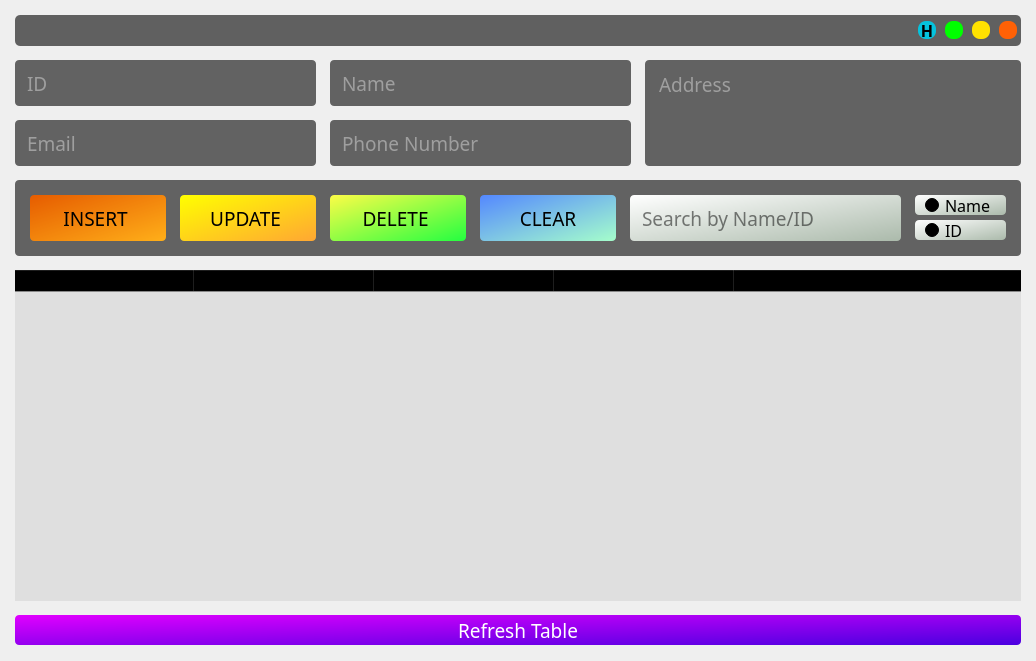
<?xml version="1.0" encoding="UTF-8"?>
<ui version="4.0">
 <class>MainWindow</class>
 <widget class="QMainWindow" name="MainWindow">
  <property name="geometry">
   <rect>
    <x>0</x>
    <y>0</y>
    <width>1036</width>
    <height>661</height>
   </rect>
  </property>
  <property name="windowTitle">
   <string>MainWindow</string>
  </property>
  <widget class="QWidget" name="centralwidget">
   <widget class="QLabel" name="background">
    <property name="geometry">
     <rect>
      <x>0</x>
      <y>0</y>
      <width>1036</width>
      <height>661</height>
     </rect>
    </property>
    <property name="styleSheet">
     <string notr="true"/>
    </property>
    <property name="inputMethodHints">
     <set>Qt::ImhNone</set>
    </property>
    <property name="text">
     <string/>
    </property>
    <property name="pixmap">
     <pixmap>PVS/Background.jpg</pixmap>
    </property>
    <property name="scaledContents">
     <bool>true</bool>
    </property>
   </widget>
   <widget class="QLabel" name="BackgroundBehind_2">
    <property name="enabled">
     <bool>true</bool>
    </property>
    <property name="geometry">
     <rect>
      <x>15</x>
      <y>15</y>
      <width>1006</width>
      <height>31</height>
     </rect>
    </property>
    <property name="sizePolicy">
     <sizepolicy hsizetype="Preferred" vsizetype="Preferred">
      <horstretch>0</horstretch>
      <verstretch>0</verstretch>
     </sizepolicy>
    </property>
    <property name="font">
     <font>
      <kerning>true</kerning>
     </font>
    </property>
    <property name="toolTipDuration">
     <number>0</number>
    </property>
    <property name="autoFillBackground">
     <bool>false</bool>
    </property>
    <property name="styleSheet">
     <string notr="true">background: rgba(35, 35, 35, 0.7);
border-radius:5px;
</string>
    </property>
    <property name="inputMethodHints">
     <set>Qt::ImhNoPredictiveText</set>
    </property>
    <property name="text">
     <string/>
    </property>
    <property name="alignment">
     <set>Qt::AlignCenter</set>
    </property>
    <property name="margin">
     <number>0</number>
    </property>
   </widget>
   <widget class="QWidget" name="layoutWidget">
    <property name="geometry">
     <rect>
      <x>915</x>
      <y>15</y>
      <width>106</width>
      <height>31</height>
     </rect>
    </property>
    <layout class="QHBoxLayout" name="horizontalLayout">
     <item>
      <widget class="QPushButton" name="help_btn">
       <property name="minimumSize">
        <size>
         <width>18</width>
         <height>18</height>
        </size>
       </property>
       <property name="maximumSize">
        <size>
         <width>18</width>
         <height>18</height>
        </size>
       </property>
       <property name="font">
        <font>
         <family>JetBrains Mono</family>
         <pointsize>12</pointsize>
         <weight>75</weight>
         <bold>true</bold>
        </font>
       </property>
       <property name="cursor">
        <cursorShape>PointingHandCursor</cursorShape>
       </property>
       <property name="styleSheet">
        <string notr="true">background-color: rgb(5,195,221);
border-radius:8px;</string>
       </property>
       <property name="text">
        <string>H</string>
       </property>
      </widget>
     </item>
     <item>
      <widget class="QPushButton" name="pushButtonMinimize">
       <property name="minimumSize">
        <size>
         <width>18</width>
         <height>18</height>
        </size>
       </property>
       <property name="maximumSize">
        <size>
         <width>18</width>
         <height>18</height>
        </size>
       </property>
       <property name="cursor">
        <cursorShape>PointingHandCursor</cursorShape>
       </property>
       <property name="styleSheet">
        <string notr="true">background-color: rgb(0, 255, 0);
border-radius:8px;</string>
       </property>
       <property name="text">
        <string/>
       </property>
      </widget>
     </item>
     <item>
      <widget class="QPushButton" name="pushButtonMaximiz">
       <property name="minimumSize">
        <size>
         <width>18</width>
         <height>18</height>
        </size>
       </property>
       <property name="maximumSize">
        <size>
         <width>18</width>
         <height>18</height>
        </size>
       </property>
       <property name="cursor">
        <cursorShape>PointingHandCursor</cursorShape>
       </property>
       <property name="styleSheet">
        <string notr="true">background-color: rgb(255, 226, 0);
border-radius:8px;</string>
       </property>
       <property name="text">
        <string/>
       </property>
      </widget>
     </item>
     <item>
      <widget class="QPushButton" name="pushButtonExit">
       <property name="minimumSize">
        <size>
         <width>18</width>
         <height>18</height>
        </size>
       </property>
       <property name="maximumSize">
        <size>
         <width>18</width>
         <height>18</height>
        </size>
       </property>
       <property name="cursor">
        <cursorShape>PointingHandCursor</cursorShape>
       </property>
       <property name="styleSheet">
        <string notr="true">background-color:rgb(255, 97, 6);
border-radius:8px;</string>
       </property>
       <property name="text">
        <string/>
       </property>
      </widget>
     </item>
    </layout>
   </widget>
   <widget class="QLineEdit" name="name">
    <property name="geometry">
     <rect>
      <x>330</x>
      <y>60</y>
      <width>301</width>
      <height>46</height>
     </rect>
    </property>
    <property name="font">
     <font>
      <family>JetBrains Mono</family>
      <pointsize>14</pointsize>
      <weight>50</weight>
      <italic>false</italic>
      <bold>false</bold>
      <underline>false</underline>
      <kerning>true</kerning>
     </font>
    </property>
    <property name="autoFillBackground">
     <bool>false</bool>
    </property>
    <property name="styleSheet">
     <string notr="true">background: rgba(0, 0, 0,150);
color : rgba(220, 220,220);
padding-left: 10;
border-radius:4px;
</string>
    </property>
    <property name="text">
     <string/>
    </property>
    <property name="cursorPosition">
     <number>0</number>
    </property>
    <property name="alignment">
     <set>Qt::AlignLeading|Qt::AlignLeft|Qt::AlignVCenter</set>
    </property>
    <property name="placeholderText">
     <string>Name</string>
    </property>
    <property name="clearButtonEnabled">
     <bool>false</bool>
    </property>
   </widget>
   <widget class="QLineEdit" name="email">
    <property name="geometry">
     <rect>
      <x>15</x>
      <y>120</y>
      <width>301</width>
      <height>46</height>
     </rect>
    </property>
    <property name="font">
     <font>
      <family>JetBrains Mono</family>
      <pointsize>14</pointsize>
      <weight>50</weight>
      <italic>false</italic>
      <bold>false</bold>
      <underline>false</underline>
      <kerning>true</kerning>
     </font>
    </property>
    <property name="autoFillBackground">
     <bool>false</bool>
    </property>
    <property name="styleSheet">
     <string notr="true">background: rgba(0, 0, 0,150);
color : rgba(220, 220,220);
padding-left: 10;
border-radius:4px;
</string>
    </property>
    <property name="text">
     <string/>
    </property>
    <property name="cursorPosition">
     <number>0</number>
    </property>
    <property name="alignment">
     <set>Qt::AlignLeading|Qt::AlignLeft|Qt::AlignVCenter</set>
    </property>
    <property name="placeholderText">
     <string>Email</string>
    </property>
    <property name="clearButtonEnabled">
     <bool>false</bool>
    </property>
   </widget>
   <widget class="QTableWidget" name="tableWidget">
    <property name="enabled">
     <bool>true</bool>
    </property>
    <property name="geometry">
     <rect>
      <x>15</x>
      <y>270</y>
      <width>1006</width>
      <height>331</height>
     </rect>
    </property>
    <property name="font">
     <font>
      <family>JetBrains Mono</family>
      <pointsize>10</pointsize>
      <weight>75</weight>
      <bold>true</bold>
     </font>
    </property>
    <property name="acceptDrops">
     <bool>false</bool>
    </property>
    <property name="layoutDirection">
     <enum>Qt::LeftToRight</enum>
    </property>
    <property name="autoFillBackground">
     <bool>false</bool>
    </property>
    <property name="styleSheet">
     <string notr="true">background: rgba(220, 220, 220,220);
gridline-color: rgb(255, 255, 255);</string>
    </property>
    <property name="inputMethodHints">
     <set>Qt::ImhNone</set>
    </property>
    <property name="frameShape">
     <enum>QFrame::NoFrame</enum>
    </property>
    <property name="frameShadow">
     <enum>QFrame::Plain</enum>
    </property>
    <property name="lineWidth">
     <number>2</number>
    </property>
    <property name="midLineWidth">
     <number>0</number>
    </property>
    <property name="verticalScrollBarPolicy">
     <enum>Qt::ScrollBarAsNeeded</enum>
    </property>
    <property name="horizontalScrollBarPolicy">
     <enum>Qt::ScrollBarAsNeeded</enum>
    </property>
    <property name="sizeAdjustPolicy">
     <enum>QAbstractScrollArea::AdjustToContentsOnFirstShow</enum>
    </property>
    <property name="autoScroll">
     <bool>true</bool>
    </property>
    <property name="autoScrollMargin">
     <number>16</number>
    </property>
    <property name="editTriggers">
     <set>QAbstractItemView::AnyKeyPressed|QAbstractItemView::DoubleClicked|QAbstractItemView::EditKeyPressed</set>
    </property>
    <property name="dragEnabled">
     <bool>true</bool>
    </property>
    <property name="dragDropOverwriteMode">
     <bool>true</bool>
    </property>
    <property name="dragDropMode">
     <enum>QAbstractItemView::NoDragDrop</enum>
    </property>
    <property name="alternatingRowColors">
     <bool>false</bool>
    </property>
    <property name="selectionBehavior">
     <enum>QAbstractItemView::SelectColumns</enum>
    </property>
    <property name="iconSize">
     <size>
      <width>0</width>
      <height>0</height>
     </size>
    </property>
    <property name="textElideMode">
     <enum>Qt::ElideRight</enum>
    </property>
    <property name="showGrid">
     <bool>true</bool>
    </property>
    <property name="sortingEnabled">
     <bool>false</bool>
    </property>
    <property name="wordWrap">
     <bool>true</bool>
    </property>
    <property name="cornerButtonEnabled">
     <bool>true</bool>
    </property>
    <property name="rowCount">
     <number>0</number>
    </property>
    <property name="columnCount">
     <number>5</number>
    </property>
    <attribute name="horizontalHeaderVisible">
     <bool>true</bool>
    </attribute>
    <attribute name="horizontalHeaderCascadingSectionResizes">
     <bool>false</bool>
    </attribute>
    <attribute name="horizontalHeaderDefaultSectionSize">
     <number>180</number>
    </attribute>
    <attribute name="horizontalHeaderHighlightSections">
     <bool>true</bool>
    </attribute>
    <attribute name="horizontalHeaderMinimumSectionSize">
     <number>0</number>
    </attribute>
    <attribute name="horizontalHeaderShowSortIndicator" stdset="0">
     <bool>false</bool>
    </attribute>
    <attribute name="horizontalHeaderStretchLastSection">
     <bool>true</bool>
    </attribute>
    <attribute name="verticalHeaderVisible">
     <bool>true</bool>
    </attribute>
    <attribute name="verticalHeaderCascadingSectionResizes">
     <bool>false</bool>
    </attribute>
    <attribute name="verticalHeaderDefaultSectionSize">
     <number>80</number>
    </attribute>
    <attribute name="verticalHeaderHighlightSections">
     <bool>false</bool>
    </attribute>
    <attribute name="verticalHeaderMinimumSectionSize">
     <number>0</number>
    </attribute>
    <attribute name="verticalHeaderShowSortIndicator" stdset="0">
     <bool>false</bool>
    </attribute>
    <attribute name="verticalHeaderStretchLastSection">
     <bool>false</bool>
    </attribute>
    <column>
     <property name="text">
      <string>ID</string>
     </property>
    </column>
    <column>
     <property name="text">
      <string>Name</string>
     </property>
    </column>
    <column>
     <property name="text">
      <string>Email</string>
     </property>
    </column>
    <column>
     <property name="text">
      <string>Phone Number</string>
     </property>
    </column>
    <column>
     <property name="text">
      <string>Address</string>
     </property>
    </column>
   </widget>
   <widget class="QLineEdit" name="phone">
    <property name="geometry">
     <rect>
      <x>330</x>
      <y>120</y>
      <width>301</width>
      <height>46</height>
     </rect>
    </property>
    <property name="font">
     <font>
      <family>JetBrains Mono</family>
      <pointsize>14</pointsize>
      <weight>50</weight>
      <italic>false</italic>
      <bold>false</bold>
      <underline>false</underline>
      <kerning>true</kerning>
     </font>
    </property>
    <property name="autoFillBackground">
     <bool>false</bool>
    </property>
    <property name="styleSheet">
     <string notr="true">background: rgba(0, 0, 0,150);
color : rgba(220, 220,220);
padding-left: 10;
border-radius:4px;
</string>
    </property>
    <property name="text">
     <string/>
    </property>
    <property name="cursorPosition">
     <number>0</number>
    </property>
    <property name="alignment">
     <set>Qt::AlignLeading|Qt::AlignLeft|Qt::AlignVCenter</set>
    </property>
    <property name="placeholderText">
     <string>Phone Number</string>
    </property>
    <property name="clearButtonEnabled">
     <bool>false</bool>
    </property>
   </widget>
   <widget class="QLineEdit" name="ID">
    <property name="geometry">
     <rect>
      <x>15</x>
      <y>60</y>
      <width>301</width>
      <height>46</height>
     </rect>
    </property>
    <property name="font">
     <font>
      <family>JetBrains Mono</family>
      <pointsize>14</pointsize>
      <weight>50</weight>
      <italic>false</italic>
      <bold>false</bold>
      <underline>false</underline>
      <kerning>true</kerning>
     </font>
    </property>
    <property name="autoFillBackground">
     <bool>false</bool>
    </property>
    <property name="styleSheet">
     <string notr="true">background: rgba(0, 0, 0,150);
color : rgba(220, 220,220);
padding-left: 10;
border-radius:4px;
</string>
    </property>
    <property name="text">
     <string/>
    </property>
    <property name="cursorPosition">
     <number>0</number>
    </property>
    <property name="alignment">
     <set>Qt::AlignLeading|Qt::AlignLeft|Qt::AlignVCenter</set>
    </property>
    <property name="placeholderText">
     <string>ID</string>
    </property>
    <property name="clearButtonEnabled">
     <bool>false</bool>
    </property>
   </widget>
   <widget class="QPushButton" name="insert">
    <property name="geometry">
     <rect>
      <x>30</x>
      <y>195</y>
      <width>136</width>
      <height>46</height>
     </rect>
    </property>
    <property name="sizePolicy">
     <sizepolicy hsizetype="Expanding" vsizetype="Expanding">
      <horstretch>0</horstretch>
      <verstretch>0</verstretch>
     </sizepolicy>
    </property>
    <property name="font">
     <font>
      <family>JetBrains Mono</family>
      <pointsize>14</pointsize>
      <weight>50</weight>
      <bold>false</bold>
     </font>
    </property>
    <property name="cursor">
     <cursorShape>PointingHandCursor</cursorShape>
    </property>
    <property name="styleSheet">
     <string notr="true">background-color: qlineargradient(spread:pad, x1:0, y1:0, x2:1, y2:1, stop:0#e65c00, stop:1 #ffaf19);
color : rgba(0, 0,0);
border-radius:4px;

</string>
    </property>
    <property name="text">
     <string>INSERT </string>
    </property>
   </widget>
   <widget class="QPushButton" name="deletee">
    <property name="geometry">
     <rect>
      <x>330</x>
      <y>195</y>
      <width>136</width>
      <height>46</height>
     </rect>
    </property>
    <property name="sizePolicy">
     <sizepolicy hsizetype="Expanding" vsizetype="Expanding">
      <horstretch>0</horstretch>
      <verstretch>0</verstretch>
     </sizepolicy>
    </property>
    <property name="font">
     <font>
      <family>JetBrains Mono</family>
      <pointsize>14</pointsize>
      <weight>50</weight>
      <bold>false</bold>
     </font>
    </property>
    <property name="cursor">
     <cursorShape>PointingHandCursor</cursorShape>
    </property>
    <property name="styleSheet">
     <string notr="true">background-color: qlineargradient(spread:pad, x1:0, y1:0, x2:1, y2:1, stop:0#fdfc47, stop:1 #24fe41);
color : rgba(0, 0,0);
border-radius:4px;

</string>
    </property>
    <property name="text">
     <string>DELETE </string>
    </property>
   </widget>
   <widget class="QPushButton" name="update">
    <property name="geometry">
     <rect>
      <x>180</x>
      <y>195</y>
      <width>136</width>
      <height>46</height>
     </rect>
    </property>
    <property name="sizePolicy">
     <sizepolicy hsizetype="Expanding" vsizetype="Expanding">
      <horstretch>0</horstretch>
      <verstretch>0</verstretch>
     </sizepolicy>
    </property>
    <property name="font">
     <font>
      <family>JetBrains Mono</family>
      <pointsize>14</pointsize>
      <weight>50</weight>
      <bold>false</bold>
     </font>
    </property>
    <property name="cursor">
     <cursorShape>PointingHandCursor</cursorShape>
    </property>
    <property name="styleSheet">
     <string notr="true">background-color: qlineargradient(spread:pad, x1:0, y1:0, x2:1, y2:1, stop:0#ffff00, stop:1 #ffa733);
color : rgba(0, 0,0);
border-radius:4px;

</string>
    </property>
    <property name="text">
     <string>UPDATE </string>
    </property>
   </widget>
   <widget class="QLineEdit" name="search">
    <property name="geometry">
     <rect>
      <x>630</x>
      <y>195</y>
      <width>271</width>
      <height>46</height>
     </rect>
    </property>
    <property name="font">
     <font>
      <family>JetBrains Mono</family>
      <pointsize>14</pointsize>
      <weight>50</weight>
      <italic>false</italic>
      <bold>false</bold>
      <underline>false</underline>
      <kerning>true</kerning>
     </font>
    </property>
    <property name="autoFillBackground">
     <bool>false</bool>
    </property>
    <property name="styleSheet">
     <string notr="true">background-color: qlineargradient(spread:pad, x1:0, y1:0, x2:1, y2:1, stop:0#ffffff, stop:1 #abbaab);

color : rgba(0, 0,0);
padding-left: 10;
border-radius:4px;



</string>
    </property>
    <property name="text">
     <string/>
    </property>
    <property name="cursorPosition">
     <number>0</number>
    </property>
    <property name="alignment">
     <set>Qt::AlignLeading|Qt::AlignLeft|Qt::AlignVCenter</set>
    </property>
    <property name="placeholderText">
     <string>Search by Name/ID</string>
    </property>
    <property name="clearButtonEnabled">
     <bool>false</bool>
    </property>
   </widget>
   <widget class="QPushButton" name="clear">
    <property name="geometry">
     <rect>
      <x>480</x>
      <y>195</y>
      <width>136</width>
      <height>46</height>
     </rect>
    </property>
    <property name="sizePolicy">
     <sizepolicy hsizetype="Expanding" vsizetype="Expanding">
      <horstretch>0</horstretch>
      <verstretch>0</verstretch>
     </sizepolicy>
    </property>
    <property name="font">
     <font>
      <family>JetBrains Mono</family>
      <pointsize>14</pointsize>
      <weight>50</weight>
      <bold>false</bold>
     </font>
    </property>
    <property name="cursor">
     <cursorShape>PointingHandCursor</cursorShape>
    </property>
    <property name="styleSheet">
     <string notr="true">background-color: qlineargradient(spread:pad, x1:0, y1:0, x2:1, y2:1,stop:0 #5488ff,stop:1 #a5fecb);
color : rgba(0, 0,0);
border-radius:4px;

</string>
    </property>
    <property name="text">
     <string>CLEAR</string>
    </property>
   </widget>
   <widget class="QLabel" name="line_2">
    <property name="geometry">
     <rect>
      <x>15</x>
      <y>180</y>
      <width>1006</width>
      <height>76</height>
     </rect>
    </property>
    <property name="font">
     <font>
      <family>JetBrains Mono</family>
      <pointsize>14</pointsize>
     </font>
    </property>
    <property name="styleSheet">
     <string notr="true">background: rgba(0, 0, 0,150);
color : rgba(220, 220,220);
border-radius:4px;


</string>
    </property>
    <property name="text">
     <string/>
    </property>
    <property name="textFormat">
     <enum>Qt::AutoText</enum>
    </property>
    <property name="alignment">
     <set>Qt::AlignCenter</set>
    </property>
   </widget>
   <widget class="QRadioButton" name="searchbyname">
    <property name="geometry">
     <rect>
      <x>915</x>
      <y>195</y>
      <width>91</width>
      <height>20</height>
     </rect>
    </property>
    <property name="font">
     <font>
      <family>JetBrains Mono</family>
      <pointsize>12</pointsize>
      <weight>50</weight>
      <bold>false</bold>
     </font>
    </property>
    <property name="styleSheet">
     <string notr="true">background-color: qlineargradient(spread:pad, x1:0, y1:0, x2:1, y2:1, stop:0#ffffff, stop:1 #abbaab);

color : rgba(0, 0,0);
padding-left: 10;
border-radius:4px;



</string>
    </property>
    <property name="text">
     <string>Name</string>
    </property>
    <property name="checked">
     <bool>true</bool>
    </property>
    <attribute name="buttonGroup">
     <string notr="true">buttonGroup</string>
    </attribute>
   </widget>
   <widget class="QRadioButton" name="searchbyid">
    <property name="geometry">
     <rect>
      <x>915</x>
      <y>220</y>
      <width>91</width>
      <height>20</height>
     </rect>
    </property>
    <property name="font">
     <font>
      <family>JetBrains Mono</family>
      <pointsize>12</pointsize>
      <weight>50</weight>
      <bold>false</bold>
     </font>
    </property>
    <property name="styleSheet">
     <string notr="true">background-color: qlineargradient(spread:pad, x1:0, y1:0, x2:1, y2:1, stop:0#ffffff, stop:1 #abbaab);

color : rgba(0, 0,0);
padding-left: 10;
border-radius:4px;



</string>
    </property>
    <property name="text">
     <string>ID</string>
    </property>
    <attribute name="buttonGroup">
     <string notr="true">buttonGroup</string>
    </attribute>
   </widget>
   <widget class="QPlainTextEdit" name="address">
    <property name="geometry">
     <rect>
      <x>645</x>
      <y>60</y>
      <width>376</width>
      <height>106</height>
     </rect>
    </property>
    <property name="font">
     <font>
      <family>JetBrains Mono</family>
      <pointsize>14</pointsize>
     </font>
    </property>
    <property name="styleSheet">
     <string notr="true">background: rgba(0, 0, 0,150);
color : rgba(220, 220,220);
padding-top: 7;
padding-left: 10;
padding-right: 10;
border-radius:4px;
</string>
    </property>
    <property name="placeholderText">
     <string>Address</string>
    </property>
   </widget>
   <widget class="QPushButton" name="refresh">
    <property name="geometry">
     <rect>
      <x>15</x>
      <y>615</y>
      <width>1006</width>
      <height>30</height>
     </rect>
    </property>
    <property name="sizePolicy">
     <sizepolicy hsizetype="Expanding" vsizetype="Expanding">
      <horstretch>0</horstretch>
      <verstretch>0</verstretch>
     </sizepolicy>
    </property>
    <property name="font">
     <font>
      <family>JetBrains Mono</family>
      <pointsize>14</pointsize>
      <weight>50</weight>
      <bold>false</bold>
     </font>
    </property>
    <property name="cursor">
     <cursorShape>PointingHandCursor</cursorShape>
    </property>
    <property name="styleSheet">
     <string notr="true">background-color: qlineargradient(spread:pad, x1:0, y1:0, x2:1, y2:1,stop:0 #E100FF,stop:1 #4A00E0);
color : rgba(0, 0,0);
border-radius:4px;
color: rgb(255, 255, 255);

</string>
    </property>
    <property name="text">
     <string>Refresh Table</string>
    </property>
   </widget>
   <zorder>background</zorder>
   <zorder>line_2</zorder>
   <zorder>BackgroundBehind_2</zorder>
   <zorder>layoutWidget</zorder>
   <zorder>name</zorder>
   <zorder>email</zorder>
   <zorder>tableWidget</zorder>
   <zorder>phone</zorder>
   <zorder>ID</zorder>
   <zorder>insert</zorder>
   <zorder>deletee</zorder>
   <zorder>update</zorder>
   <zorder>search</zorder>
   <zorder>clear</zorder>
   <zorder>searchbyname</zorder>
   <zorder>searchbyid</zorder>
   <zorder>address</zorder>
   <zorder>refresh</zorder>
  </widget>
 </widget>
 <resources/>
 <connections>
  <connection>
   <sender>pushButtonExit</sender>
   <signal>clicked()</signal>
   <receiver>MainWindow</receiver>
   <slot>close()</slot>
   <hints>
    <hint type="sourcelabel">
     <x>972</x>
     <y>29</y>
    </hint>
    <hint type="destinationlabel">
     <x>502</x>
     <y>300</y>
    </hint>
   </hints>
  </connection>
  <connection>
   <sender>pushButtonMinimize</sender>
   <signal>clicked()</signal>
   <receiver>MainWindow</receiver>
   <slot>showMinimized()</slot>
   <hints>
    <hint type="sourcelabel">
     <x>914</x>
     <y>29</y>
    </hint>
    <hint type="destinationlabel">
     <x>502</x>
     <y>300</y>
    </hint>
   </hints>
  </connection>
 </connections>
 <buttongroups>
  <buttongroup name="buttonGroup"/>
 </buttongroups>
</ui>
